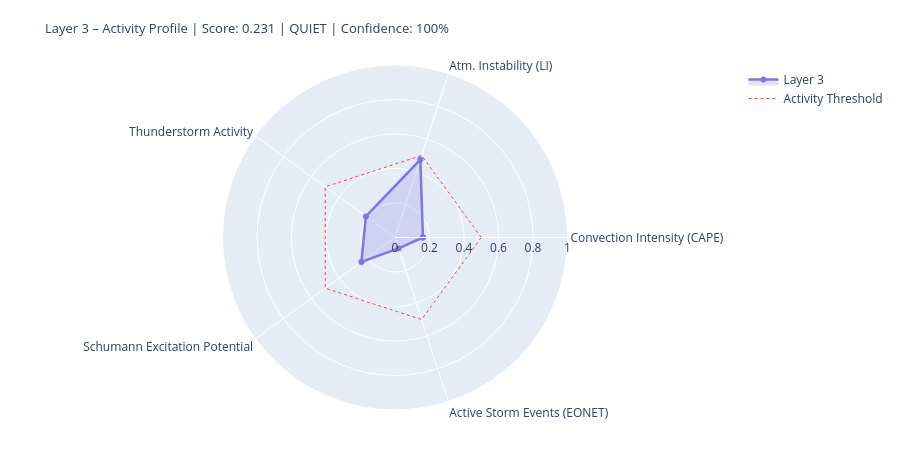

Source (notebook cell):
### Markdown cell above
---
## 4. State Assessment & Handoff to Layer 4/5

### Code cell
# ============================================================
# LAYER-3-SCORE
# Five dynamic components
# ============================================================

def norm(v, lo, hi):
    if v is None or (isinstance(v, float) and math.isnan(v)): return None
    return round(max(0.0, min(1.0, (v - lo) / (hi - lo))), 4)

# --- 1) Convection intensity (global CAPE mean) ---
cape_mean = df_atm['cape'].dropna().mean() if not df_atm.empty else None
conv_score = norm(cape_mean, 0, 3000)
conv_src   = 'primary' if cape_mean is not None else 'missing'

# --- 2) Atmospheric instability (LI mean) ---
li_mean   = df_atm['li'].dropna().mean() if not df_atm.empty else None
# Negative LI = unstable → higher score
instab_score = norm(-li_mean if li_mean is not None else None, -6, 6)
instab_src   = 'primary' if li_mean is not None else 'missing'

# --- 3) Thunderstorm activity (mean thunder score + WMO count) ---
thunder_mean = df_atm['thunder_score'].mean() if not df_atm.empty else None
n_thunder    = int(df_atm['thunderstorm'].sum()) if not df_atm.empty else 0
thunder_score_val = norm(
    (thunder_mean or 0) * 0.7 + n_thunder * 0.1, 0, 1.0
) if thunder_mean is not None else None
thunder_src = 'primary'

# --- 4) Schumann excitation potential (weighted Schumann contribution) ---
schumann_pot = df_atm['schumann_contribution'].mean() if not df_atm.empty else None
# Boosted by Layer-2 thunderstorm trigger
if schumann_pot is not None and l2_thunder:
    schumann_pot = min(1.0, schumann_pot * 1.2)
schumann_score = norm(schumann_pot, 0, 1.0) if schumann_pot is not None else None
schumann_src   = 'derived'

# --- 5) Storm activity (NASA EONET) ---
# Distinction: None = data not loaded, 0.0 = loaded but no events
storm_score = None
storm_src   = 'missing'
if raw.get('storms') is not None:          # API reached successfully
    storm_score = norm(len(storm_events), 0, 30) if storm_events else 0.0
    storm_src   = 'primary'

# X-Ray and Kp: context only, not in dynamic score
# (X-Ray = Layer-0/4 driver; Kp = geomagnetic index, not a lightning proxy)
xray_context = None
if raw.get('xray'):
    df_xc = pd.DataFrame(raw['xray'])
    fc = next((c for c in df_xc.columns
               if any(k in c.lower() for k in ['flux','long']) and 'time' not in c.lower()),
              df_xc.columns[1])
    df_xc[fc] = pd.to_numeric(df_xc[fc], errors='coerce')
    xray_last = df_xc[fc].dropna().iloc[-1] if not df_xc[fc].dropna().empty else None
    if xray_last:
        xray_class = ('X' if xray_last>=1e-4 else 'M' if xray_last>=1e-5
                      else 'C' if xray_last>=1e-6 else 'B')
        xray_context = {'flux': float(xray_last), 'class': xray_class}
        print(f'X-Ray context: {xray_class}-class ({xray_last:.2e} W/m²)')

# --- Aggregate ---
COMPONENTS = {
    'Convection Intensity (CAPE)':  {'score': conv_score,       'source': conv_src,    'dynamic': True},
    'Atm. Instability (LI)':         {'score': instab_score,     'source': instab_src,  'dynamic': True},
    'Thunderstorm Activity':              {'score': thunder_score_val, 'source': thunder_src, 'dynamic': True},
    'Schumann Excitation Potential':   {'score': schumann_score,   'source': schumann_src,'dynamic': True},
    'Active Storm Events (EONET)': {'score': storm_score,      'source': storm_src,   'dynamic': True},
}

available   = {k: v['score'] for k, v in COMPONENTS.items() if v['score'] is not None}
unavailable = [k for k, v in COMPONENTS.items() if v['score'] is None]
layer3_score = round(sum(available.values()) / len(available), 4) if available else None
confidence   = round(len(available) / len(COMPONENTS), 2)
level = ('unknown' if layer3_score is None
         else 'quiet'   if layer3_score < 0.3
         else 'moderate' if layer3_score < 0.6
         else 'active')
dominant_l3 = max(available, key=available.get) if available else 'none'

# --- Ausgabe ---
W = 68
print('=' * W)
print('LAYER 3 – ATMOSPHERE / WEATHER / THUNDERSTORMS – STATE ASSESSMENT')
print('=' * W)
for name, comp in COMPONENTS.items():
    s = comp['score']
    if s is not None:
        bar = '█' * int(s * 20) + '░' * (20 - int(s * 20))
        print(f'  {name:<36} {bar}  {s:.3f}  [{comp["source"]}]')
    else:
        print(f'  {name:<36} {"─" * 20}  n/a   [missing]')
print('-' * W)
print(f'  Score:        {layer3_score:.3f}  ({len(available)}/{len(COMPONENTS)} components)')
print(f'  Confidence:   {confidence:.0%}')
print(f'  Level:        {level.upper()}')
print(f'  Dominant:     {dominant_l3}')
print(f'  CAPE mean:    {cape_mean:.0f} J/kg' if cape_mean else '  CAPE mean:    n/a')
print(f'  LI mean:      {li_mean:.1f} K' if li_mean is not None else '  LI mean:      n/a')
print(f'  Thunderstorms:{n_thunder} points (WMO)  +  {len(storm_events)} NASA EONET')
print('=' * W)

# Radar
cats   = list(available.keys())
vals_r = list(available.values())
if len(cats) >= 3:
    fig = go.Figure()
    fig.add_trace(go.Scatterpolar(
        r=vals_r + [vals_r[0]], theta=cats + [cats[0]],
        fill='toself', fillcolor='rgba(127,119,221,0.22)',
        line=dict(color='#7F77DD', width=2.5), name='Layer 3'
    ))
    fig.add_trace(go.Scatterpolar(
        r=[0.5] * (len(cats)+1), theta=cats + [cats[0]],
        line=dict(color='#E24B4A', dash='dot', width=1),
        mode='lines', name='Activity Threshold'
    ))
    fig.update_layout(
        title=dict(
            text=f'Layer 3 – Activity Profile | Score: {layer3_score:.3f} | {level.upper()} | Confidence: {confidence:.0%}',
            font=dict(size=13)
        ),
        polar=dict(radialaxis=dict(visible=True, range=[0, 1])),
        height=450, showlegend=True,
        margin=dict(l=60, r=60, t=65, b=40)
    )
    fig.show()

### Figure 1 — Plotly figure (JSON) as saved in the notebook; plotly's stock layout.template omitted (floating-point values rounded to 4 significant figures)
{"data": [{"fill": "toself", "fillcolor": "rgba(127,119,221,0.22)", "line": {"color": "#7F77DD", "width": 2.5}, "name": "Layer 3", "r": [0.162, 0.475, 0.2083, 0.2406, 0.0667, 0.162], "theta": ["Convection Intensity (CAPE)", "Atm. Instability (LI)", "Thunderstorm Activity", "Schumann Excitation Potential", "Active Storm Events (EONET)", "Convection Intensity (CAPE)"], "type": "scatterpolar"}, {"line": {"color": "#E24B4A", "dash": "dot", "width": 1}, "mode": "lines", "name": "Activity Threshold", "r": [0.5, 0.5, 0.5, 0.5, 0.5, 0.5], "theta": ["Convection Intensity (CAPE)", "Atm. Instability (LI)", "Thunderstorm Activity", "Schumann Excitation Potential", "Active Storm Events (EONET)", "Convection Intensity (CAPE)"], "type": "scatterpolar"}], "layout": {"height": 450, "margin": {"b": 40, "l": 60, "r": 60, "t": 65}, "polar": {"radialaxis": {"range": [0, 1], "visible": true}}, "showlegend": true, "title": {"font": {"size": 13}, "text": "Layer 3 – Activity Profile | Score: 0.231 | QUIET | Confidence: 100%"}}}
